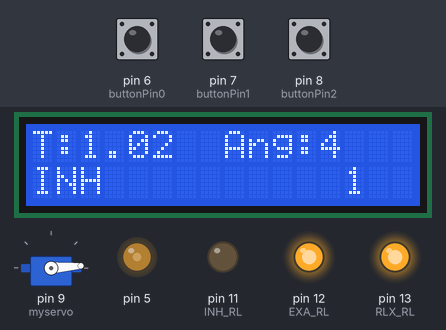
Bench run of a sketch on a simulated Arduino Uno, built with avr-gcc and run on an emulated ATmega328P. Parts: 16×2 character LCD, servo, output pins drawn as LEDs (lit = HIGH). The test bench sets the inputs (shaded band); at power-on: pin 6 (buttonPin0) LOW, pin 7 (buttonPin1) LOW, pin 8 (buttonPin2) LOW. EEPROM starts erased; what the sketch prints to the serial monitor is not drawn.

Above: at 1.2 s.
1.3 s: pin 6 (buttonPin0) pulled HIGH for 1 s
At 1.52 s:
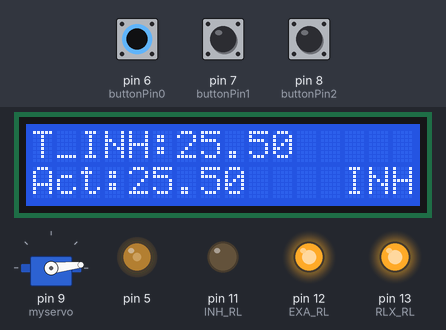
2.9 s: pin 6 (buttonPin0) pulled HIGH for 3.2 s
At 3.76 s:
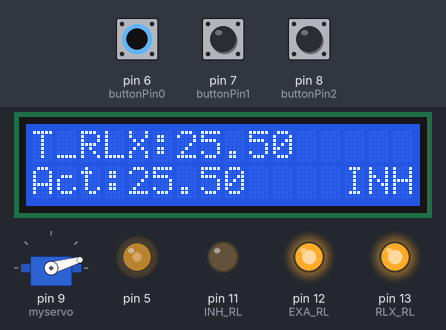
6.7 s: pin 7 (buttonPin1) pulled HIGH for 0.15 s
At 26.49 s:
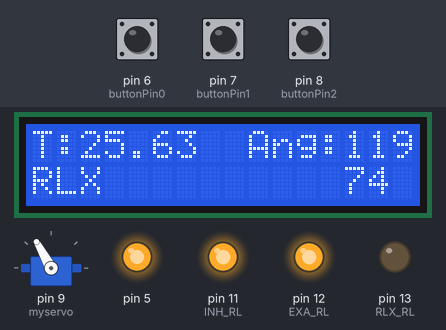
Timing chart, 0 to 28.0 s (numbered marks = the images above; inputs shaded):
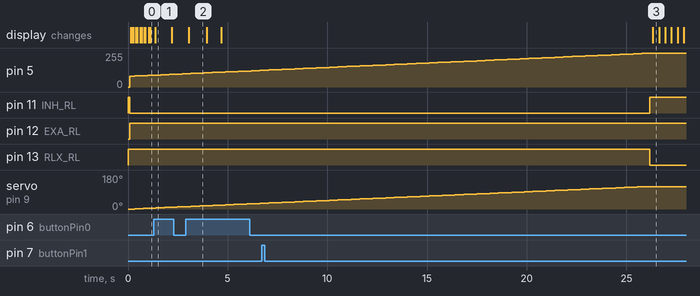

The sketch:

Respiracion_PID.ino
```cpp
#include <Wire.h>
#include <LiquidCrystal_I2C.h>
LiquidCrystal_I2C lcd(0x3F, 16, 2);
#include <EEPROM.h>
#include <Servo.h>
Servo myservo;

//Serial_IN............................................INICIALIZACION
const int numberOfInData = 3;
String InData[numberOfInData];
String input = "";
int counter = 0;
int lastIndex = 0;

//SERVO..................................................INICIALIZACION
int Ang;
float Setpoint;
float Output_IN;
float Output_OUT;
float Output;
int Output_int;

//Tiempo..................................................INICIALIZACION
float Tiempo = 0;
float Tiempo_actual = 0;
float Tiempo_maximo = 0;
int Tiempo_Inhalacion_int;
int Tiempo_Exhalacion_int;
int Tiempo_Relax_int;
float Tiempo_Inhalacion;
float Tiempo_Exhalacion;
float Tiempo_Relax;
float Tiempo_Inhalacion_Prev;
float Tiempo_Exhalacion_Prev;
float Tiempo_Relax_Prev;
float Tiempo_Total;
bool INH = true;
bool EXA = false;
bool RLX = false;
int INH_RL = 11;
int EXA_RL = 12;
int RLX_RL = 13;
float Salida05_f;
int Salida05;
bool ONS = true;

//Botones y menu...........................................INICIALIZACION
const int buttonPin0 = 6;
const int buttonPin1 = 7;
const int buttonPin2 = 8;
int button0State = 6;
int button1State = 7;
int button2State = 8;
int menu = 0;
int acc = 0;
int segundos_menu = 0;
bool standby = false;
float standby_time;
bool Req_act = false;
bool Act_1 = false;
bool Act_2 = false;
bool Act_3 = false;
bool Hold = false;
void setup()
{
  Serial.begin(9600);

  pinMode(buttonPin0, INPUT);
  pinMode(buttonPin1, INPUT);
  pinMode(buttonPin2, INPUT);
  pinMode(INH_RL, OUTPUT);
  pinMode(EXA_RL, OUTPUT);
  pinMode(RLX_RL, OUTPUT);
  digitalWrite(INH_RL, HIGH);
  digitalWrite(EXA_RL, LOW);
  digitalWrite(RLX_RL, HIGH);

  lcd.init();
  lcd.home ();
  lcd.print("Control_PID");
  lcd.setBacklight(HIGH);

  myservo.attach(9);
  myservo.write(0);

  Tiempo_Inhalacion_int = EEPROM.read(0);
  Tiempo_Exhalacion_int = EEPROM.read(1);
  Tiempo_Relax_int = EEPROM.read(2);

  Tiempo_Inhalacion = float(Tiempo_Inhalacion_int);
  Tiempo_Exhalacion = float(Tiempo_Exhalacion_int);
  Tiempo_Relax = float(Tiempo_Relax_int);

  Tiempo_Inhalacion = Tiempo_Inhalacion / 10.0;
  Tiempo_Exhalacion = Tiempo_Exhalacion / 10.0;
  Tiempo_Relax = Tiempo_Relax_int / 10.0;

  Tiempo_Inhalacion_Prev = Tiempo_Inhalacion;
  Tiempo_Exhalacion_Prev = Tiempo_Exhalacion;
  Tiempo_Relax_Prev = Tiempo_Relax;

  // TIMER 2 for interrupt frequency 20 Hz:
  TCCR2A = 0;
  TCCR2B = 0;
  TCNT2  = 0;
  OCR2A = 12499;
  TCCR2B |= (1 << WGM21);
  TCCR2B |= (0 << CS22) | (1 << CS21) | (1 << CS20);
  TIMSK2 |= (1 << OCIE2A);
}

//Interrupcion 1 Segundo..................................OPERATIVO
ISR(TIMER2_COMPA_vect) {
  Tiempo = Tiempo + 0.05;
  Tiempo_actual = Tiempo / 100;
  if (standby == true) {
    standby_time = standby_time + 0.05;
  }
}


void loop()
{
  //Tiempo..................................................OPERATIVO
  if (ONS == true) {
    Tiempo_actual = Tiempo_Inhalacion;
    ONS = false;
  }

  Tiempo_Total = Tiempo_Inhalacion + Tiempo_Relax + Tiempo_Exhalacion + Tiempo_Relax;

  if (Tiempo_actual >= Tiempo_Total) {
    Tiempo = 0.0;
  }

  //Control_de_Motor........................................OPERATIVO

  if (Tiempo_actual < Tiempo_Inhalacion) {
    Ang = 0;
    Setpoint = 0;
    Output_IN = Tiempo_actual * (120 / Tiempo_Inhalacion);
    if (Output_IN < 5.0)delay(10);
    if (Output_IN > 115.0)delay(10);
    INH = true;
    EXA = false;
    RLX = false;
  }

  if (Tiempo_actual > Tiempo_Inhalacion && Tiempo_actual < Tiempo_Inhalacion + Tiempo_Relax) {
    INH = false;
    EXA = false;
    RLX = true;
    Output_int = 0;
  }

  if (Tiempo_actual > (Tiempo_Inhalacion + Tiempo_Relax) && Tiempo_actual < (Tiempo_Total - Tiempo_Relax)) {
    Ang = 120;
    Setpoint = 0;
    Output_OUT = (Tiempo_actual - (Tiempo_Inhalacion + Tiempo_Relax)) * (120 / Tiempo_Exhalacion);
    if (Output_IN < 5.0)delay(10);
    if (Output_OUT > 115.0)delay(10);
    INH = false;
    EXA = true;
    RLX = false;
  }

  if (Tiempo_actual > (Tiempo_Total - Tiempo_Relax)) {
    INH = false;
    EXA = false;
    RLX = true;
    Output_int = 120;
  }

  if (RLX == true) {
    if (menu == 0)lcd.setCursor ( 0, 1 );
    if (menu > 0)lcd.setCursor ( 13, 1 );
    lcd.print("RLX");
    if (menu == 0) {
      if (Req_act == true) {
        if (Tiempo_Exhalacion_Prev != Tiempo_Exhalacion)Tiempo_Exhalacion = Tiempo_Exhalacion_Prev;
        if (Tiempo_Inhalacion_Prev != Tiempo_Inhalacion)Tiempo_Inhalacion = Tiempo_Inhalacion_Prev;
        Act_1 = true;
      }
    }
  }

  if (INH == true) {
    Output = Output_IN;
    if (menu == 0)lcd.setCursor ( 0, 1 );
    if (menu > 0)lcd.setCursor ( 13, 1 );
    lcd.print("INH");
    if (menu == 0) {
      if (Req_act == true) {
        if (Tiempo_Relax_Prev != Tiempo_Relax)Tiempo_Relax = Tiempo_Relax_Prev;
        Act_2 = true;
      }
    }
  }
  if (EXA == true) {
    Output = 120 - Output_OUT;
    if (menu == 0)lcd.setCursor ( 0, 1 );
    if (menu > 0)lcd.setCursor ( 13, 1 );
    lcd.print("EXH");
    if (menu == 0) {
      if (Req_act == true) {
        if (Tiempo_Relax_Prev != Tiempo_Relax)Tiempo_Relax = Tiempo_Relax_Prev;
        Act_3 = true;
      }
    }
  }

  Output_int = int(Output);
  myservo.write(Output_int);

  Salida05 = map(Output_int, 0, 120, 82, 255);
  analogWrite(5, Salida05);
  Salida05_f = float(Salida05);
  Salida05_f = (Salida05_f * 2) / 100;

  //Relay.....................................................OPERATIVO
  if (INH == true) {
    digitalWrite(INH_RL, LOW);
    digitalWrite(EXA_RL, HIGH);
    digitalWrite(RLX_RL, HIGH);
  }
  if (EXA == true) {
    digitalWrite(INH_RL, HIGH);
    digitalWrite(EXA_RL, LOW);
    digitalWrite(RLX_RL, HIGH);
  }
  if (RLX == true) {
    digitalWrite(INH_RL, HIGH);
    digitalWrite(EXA_RL, HIGH);
    digitalWrite(RLX_RL, LOW);
  }

  //Botones.....................................................OPERATIVO
  button0State = digitalRead(buttonPin0);
  button1State = digitalRead(buttonPin1);
  button2State = digitalRead(buttonPin2);
  if (standby == false) {
    if (button0State == HIGH) {
      menu = menu + 1;
      lcd.clear ();
      standby = true;
    }

    if (button1State == HIGH) {
      if (menu == 1) {
        Tiempo_Inhalacion_Prev = Tiempo_Inhalacion_Prev + 0.5;
      }
      if (menu == 2) {
        Tiempo_Exhalacion_Prev = Tiempo_Exhalacion_Prev + 0.5;
      }
      if (menu == 3) {
        Tiempo_Relax_Prev = Tiempo_Relax_Prev + 0.5;
      }
      if (Tiempo_Inhalacion_Prev > 20.0) Tiempo_Inhalacion_Prev = 20.0;
      if (Tiempo_Exhalacion_Prev > 20.0) Tiempo_Exhalacion_Prev = 20.0;
      if (Tiempo_Relax_Prev > 10.0) Tiempo_Relax_Prev = 10.0;
      standby = true;
    }

    if (button2State == HIGH) {
      if (menu == 1) {
        Tiempo_Inhalacion_Prev = Tiempo_Inhalacion_Prev - 0.5;
      }
      if (menu == 2) {
        Tiempo_Exhalacion_Prev = Tiempo_Exhalacion_Prev - 0.5;
      }
      if (menu == 3) {
        Tiempo_Relax_Prev = Tiempo_Relax_Prev - 0.5;
      }
      if (Tiempo_Inhalacion_Prev < 0.0)Tiempo_Inhalacion_Prev = 2.0;
      if (Tiempo_Exhalacion_Prev < 0.0)Tiempo_Exhalacion_Prev = 2.0;
      if (Tiempo_Relax_Prev < 0.0)Tiempo_Relax_Prev = 2.0;
      standby = true;
    }

  }

  if (menu >= 4) {
    if (RLX == true) {
      menu = 0;
      Req_act = true;
      if (Tiempo_Inhalacion_Prev != Tiempo_Inhalacion) {
        Tiempo_Inhalacion_int = int(Tiempo_Inhalacion_Prev * 10);
        EEPROM.write(0, Tiempo_Inhalacion_int);
      }
      if (Tiempo_Exhalacion_Prev != Tiempo_Exhalacion) {
        Tiempo_Exhalacion_int = int(Tiempo_Exhalacion_Prev * 10);
        EEPROM.write(1, Tiempo_Exhalacion_int);
      }
      if (Tiempo_Relax_Prev != Tiempo_Relax) {
        Tiempo_Relax_int = int(Tiempo_Relax_Prev * 10);
        EEPROM.write(2, Tiempo_Relax_int);
      }
    }
  }

  //LCD.....................................................OPERATIVO
  //Menu_0
  if (menu == 0) {
    lcd.home ();
    lcd.print("T:");
    lcd.print(Tiempo_actual, 2);
    lcd.print(" ");
    lcd.print(" Ang:");
    lcd.print(Output_int);
    lcd.print("   ");
  }
  //Menu_1
  if (menu == 1) {
    lcd.home ();
    lcd.print("T_INH:");
    lcd.print(Tiempo_Inhalacion_Prev, 2);
    lcd.print(" ");
    lcd.setCursor ( 0, 1 );
    lcd.print("Act:");
    lcd.print(Tiempo_Inhalacion, 2);
    lcd.print(" ");
    //lcd.print(standby_time);
  }
  //Menu_2
  if (menu == 2) {
    lcd.home ();
    lcd.print("T_EXH:");
    lcd.print(Tiempo_Exhalacion_Prev, 2);
    lcd.print(" ");
    lcd.setCursor ( 0, 1 );
    lcd.print("Act:");
    lcd.print(Tiempo_Exhalacion, 2);
    lcd.print(" ");
    //lcd.print(standby_time);
  }
  //Menu_3
  if (menu == 3) {
    lcd.home ();
    lcd.print("T_RLX:");
    lcd.print(Tiempo_Relax_Prev, 2);
    lcd.print(" ");
    lcd.setCursor ( 0, 1 );
    lcd.print("Act:");
    lcd.print(Tiempo_Relax, 2);
    lcd.print(" ");
    //lcd.print(standby_time);
  }
  if (menu == 4) {
    lcd.home ();
    lcd.clear ();
    lcd.print("Guardando ");
    lcd.print(menu);
  }
  //Transmision_de_datos..................................OPERATIVO

  Serial.print(Tiempo_actual);
  Serial.print(",");
  Serial.print(Output_int);
  Serial.print(",");
  Serial.println(Salida05_f);
  /*Serial.print(",");
    Serial.print(Tiempo_Inhalacion);
    Serial.print(",");
    Serial.print(Tiempo_Exhalacion);
    Serial.print(",");
    Serial.println(Tiempo_Relax);*/
  delay(10);

  //Tiempo_menu..................................OPERATIVO
  acc = acc + 10;
  if (acc == 200) {
    segundos_menu = segundos_menu + 1;
    acc = 0;
    if (menu == 0) {
      lcd.setCursor ( 13, 1 );
      lcd.print(segundos_menu);
      lcd.print("   ");
    }
  }
  if (segundos_menu == 180) {
    lcd.clear ();
    segundos_menu = 0;
    menu = 0;
    standby_time = 0.0;
    standby = false;
  }
  if (standby_time >= 80.0) {
    standby_time = 0.0;
    standby = false;
  }
  if (Act_1 == true && Act_2 == true && Act_3 == true && Req_act == true) {
    Act_1 = false;
    Act_2 = false;
    Act_3 = false;
    Req_act = false;
  }
}
```

Measured:
- after the input at 1.3 s, the display: changes after 0.06 s (image 1)
- after the input at 2.9 s, the display: changes after 0.14 s (image 2)
- what the display in image 1 shows lasts 0.8 s, from 1.4 s to 2.2 s
- what the display in image 2 shows lasts 0.9 s, from 3.0 s to 3.9 s
